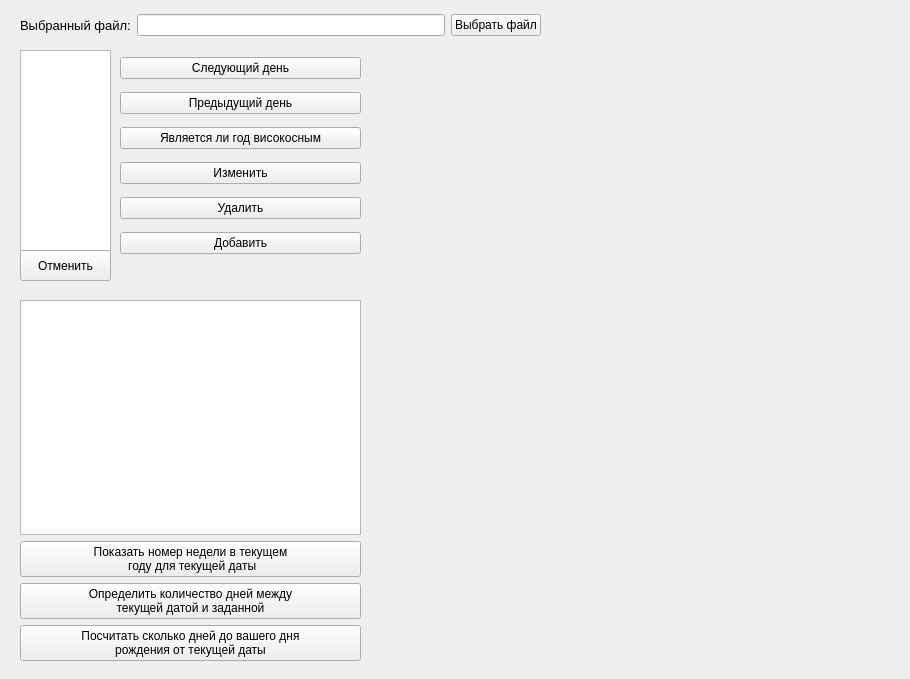
<?xml version="1.0" encoding="UTF-8"?>
<ui version="4.0">
 <class>MainWindow</class>
 <widget class="QMainWindow" name="MainWindow">
  <property name="geometry">
   <rect>
    <x>0</x>
    <y>0</y>
    <width>910</width>
    <height>679</height>
   </rect>
  </property>
  <property name="minimumSize">
   <size>
    <width>910</width>
    <height>679</height>
   </size>
  </property>
  <property name="maximumSize">
   <size>
    <width>910</width>
    <height>679</height>
   </size>
  </property>
  <property name="windowTitle">
   <string>MainWindow</string>
  </property>
  <widget class="QWidget" name="centralwidget">
   <widget class="QListWidget" name="listWidget">
    <property name="geometry">
     <rect>
      <x>20</x>
      <y>50</y>
      <width>91</width>
      <height>201</height>
     </rect>
    </property>
    <property name="sizePolicy">
     <sizepolicy hsizetype="Fixed" vsizetype="Expanding">
      <horstretch>0</horstretch>
      <verstretch>0</verstretch>
     </sizepolicy>
    </property>
    <property name="baseSize">
     <size>
      <width>101</width>
      <height>101</height>
     </size>
    </property>
    <property name="font">
     <font>
      <pointsize>11</pointsize>
     </font>
    </property>
    <property name="cursor" stdset="0">
     <cursorShape>PointingHandCursor</cursorShape>
    </property>
    <property name="verticalScrollBarPolicy">
     <enum>Qt::ScrollBarAlwaysOff</enum>
    </property>
    <property name="horizontalScrollBarPolicy">
     <enum>Qt::ScrollBarAlwaysOff</enum>
    </property>
   </widget>
   <widget class="QPushButton" name="pushButton">
    <property name="geometry">
     <rect>
      <x>20</x>
      <y>250</y>
      <width>91</width>
      <height>31</height>
     </rect>
    </property>
    <property name="text">
     <string>Отменить</string>
    </property>
   </widget>
   <widget class="QWidget" name="layoutWidget">
    <property name="geometry">
     <rect>
      <x>120</x>
      <y>50</y>
      <width>241</width>
      <height>211</height>
     </rect>
    </property>
    <layout class="QVBoxLayout" name="verticalLayout">
     <item>
      <widget class="QPushButton" name="pushButton_nextDay">
       <property name="text">
        <string>Следующий день</string>
       </property>
      </widget>
     </item>
     <item>
      <widget class="QPushButton" name="pushButton_5">
       <property name="text">
        <string>Предыдущий день</string>
       </property>
      </widget>
     </item>
     <item>
      <widget class="QPushButton" name="pushButton_isLeap">
       <property name="text">
        <string>Является ли год високосным</string>
       </property>
      </widget>
     </item>
     <item>
      <widget class="QPushButton" name="pushButton_edit">
       <property name="text">
        <string>Изменить</string>
       </property>
      </widget>
     </item>
     <item>
      <widget class="QPushButton" name="pushButton_delete">
       <property name="text">
        <string>Удалить</string>
       </property>
      </widget>
     </item>
     <item>
      <widget class="QPushButton" name="pushButton_add">
       <property name="text">
        <string>Добавить</string>
       </property>
      </widget>
     </item>
    </layout>
   </widget>
   <widget class="QWidget" name="layoutWidget">
    <property name="geometry">
     <rect>
      <x>20</x>
      <y>300</y>
      <width>341</width>
      <height>361</height>
     </rect>
    </property>
    <layout class="QVBoxLayout" name="verticalLayout_2">
     <item>
      <widget class="QTextBrowser" name="textBrowser"/>
     </item>
     <item>
      <layout class="QVBoxLayout" name="verticalLayout_3">
       <item>
        <widget class="QPushButton" name="pushButton_week">
         <property name="text">
          <string>Показать номер недели в текущем
 году для текущей даты</string>
         </property>
        </widget>
       </item>
       <item>
        <widget class="QPushButton" name="pushButton_duration">
         <property name="text">
          <string>Определить количество дней между
текущей датой и заданной</string>
         </property>
        </widget>
       </item>
       <item>
        <widget class="QPushButton" name="pushButton_daysTillYourBirthday">
         <property name="enabled">
          <bool>true</bool>
         </property>
         <property name="text">
          <string>Посчитать сколько дней до вашего дня
рождения от текущей даты</string>
         </property>
        </widget>
       </item>
      </layout>
     </item>
    </layout>
   </widget>
   <widget class="QWidget" name="layoutWidget">
    <property name="geometry">
     <rect>
      <x>20</x>
      <y>10</y>
      <width>521</width>
      <height>31</height>
     </rect>
    </property>
    <layout class="QHBoxLayout" name="horizontalLayout">
     <item>
      <widget class="QLabel" name="label">
       <property name="font">
        <font>
         <pointsize>10</pointsize>
        </font>
       </property>
       <property name="text">
        <string>Выбранный файл:</string>
       </property>
      </widget>
     </item>
     <item>
      <widget class="QLineEdit" name="lineEdit"/>
     </item>
     <item>
      <widget class="QPushButton" name="pushButton_file">
       <property name="text">
        <string>Выбрать файл</string>
       </property>
      </widget>
     </item>
    </layout>
   </widget>
  </widget>
 </widget>
 <resources/>
 <connections/>
</ui>
